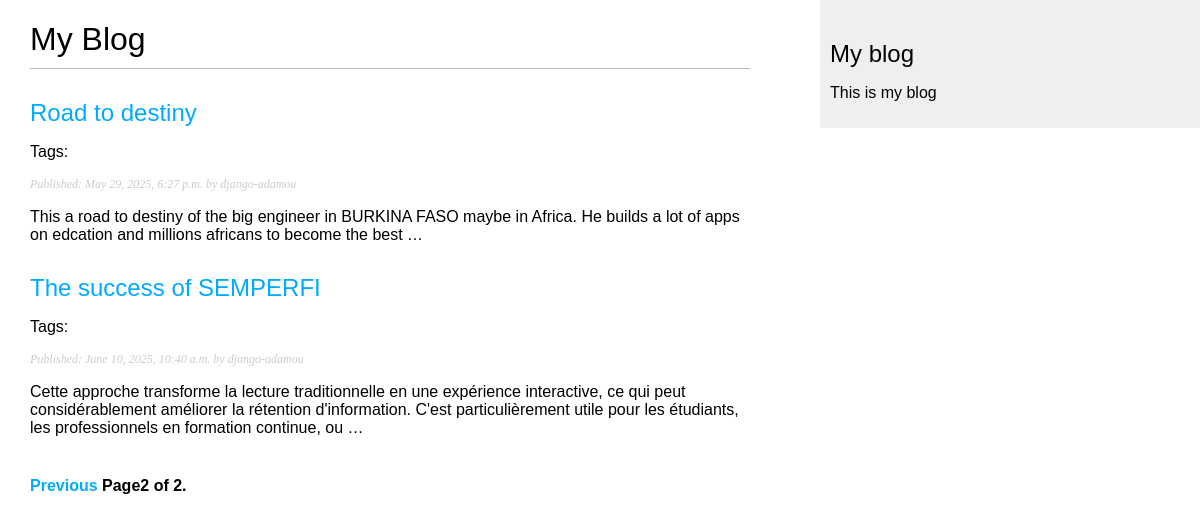
Screenshot of /blog/?page=2 with the database file from the repository.
### blog/models.py (models this page shows, shortened)
class Post(models.Model):
    class Status(models.TextChoices):
        DRAFT = "DF", "Draft"
        PUBLISHED = "PB", "Published"
    tags = TaggableManager()
    class PublishedManager(models.Manager):
        def get_queryset(self):
            return super().get_queryset().filter(status=Post.Status.PUBLISHED)
    title = models.CharField(max_length=250)
    slug = models.SlugField(max_length=250, unique_for_date="publish")
    body = models.TextField()
    publish = models.DateTimeField(default=timezone.now)
    created = models.DateTimeField(auto_now_add=True)
    updated = models.DateTimeField(auto_now=True)
    status = models.CharField(max_length=2, choices=Status, default=Status.PUBLISHED)
    author = models.ForeignKey(
        settings.AUTH_USER_MODEL, on_delete=models.CASCADE, related_name="blog_post"
    )
    objects = models.Manager
    published = PublishedManager()
    class Meta:
        ordering: ["-publish"]
        indexes: [models.Index(fields=["-publish"])]
    def get_absolute_url(self):
        return reverse(
            "blog:post_detail",
            args=[self.publish.year, self.publish.month, self.publish.day, self.slug],
        )

### blog/views.py (the view)
# urls.py: path("", views.post_list, name="post_list"),
def post_list(request, tag_slug=None):
    post_list = Post.published.all()
    tag = None
    if tag_slug:
        tag = get_object_or_404(Tag, slug=tag_slug)
        post_list = post_list.filter(tags__in=[tag])
    paginator = Paginator(post_list, 2)
    page_number = request.GET.get("page", 1)
    try:
        posts = paginator.page(page_number)
    except PageNotAnInteger:
        posts = paginator.page(1)
    except EmptyPage:
        posts = paginator.page(paginator.num_pages)
    return render(request, "blog/post/list.html", {"posts": posts,"tag": tag})

### blog/templates/blog/post/list.html (shortened to what this page needs)
{% extends "blog/base.html" %}
{% block content %}
<h1>My Blog</h1>
{% for post in posts %}
<h2>
    <a href="{{ post.get_absolute_url }}">{{post.title}}</a>
</h2>
<p class="tags">
    Tags:
</p>
<p class="date">Published: {{post.publish}} by {{post.author}}</p>
{{post.body | truncatewords:30| linebreaks}}
{% endfor %}
{% include "pagination.html" with page=posts %}
{% endblock %}

### blog/static/css/blog.css (style rules this page uses)
body { margin: 0; padding: 0; font-family: helvetica, sans-serif; }
a { color: #00abff; text-decoration: none; }
h1 { font-weight: normal; border-bottom: 1px solid #bbb; padding: 0 0 10px 0; }
h2 { font-weight: normal; margin: 30px 0 0; }
p.date { color: #ccc; font-family: georgia, serif; font-size: 12px; font-style: italic; }

### rows the page displays
Post: title "Road to destiny", publish "May 29, 2025, 6:27 p.m.", author "django-adamou", body "This a road to destiny of the big engineer in BURKINA FASO maybe in Africa. He builds a lot of apps on edcation and millions africans to become the best …"
Post: title "The success of SEMPERFI", publish "June 10, 2025, 10:40 a.m.", author "django-adamou", body "Cette approche transforme la lecture traditionnelle en une expérience interactive, ce qui peut considérablement améliorer la rétention d'information. C'est particulièrement utile pour les étudiants, les professionnels en formation continue, ou …"

### other values shown
{{ page.number }} "2"
{{ page.paginator.num_pages }} "2"
